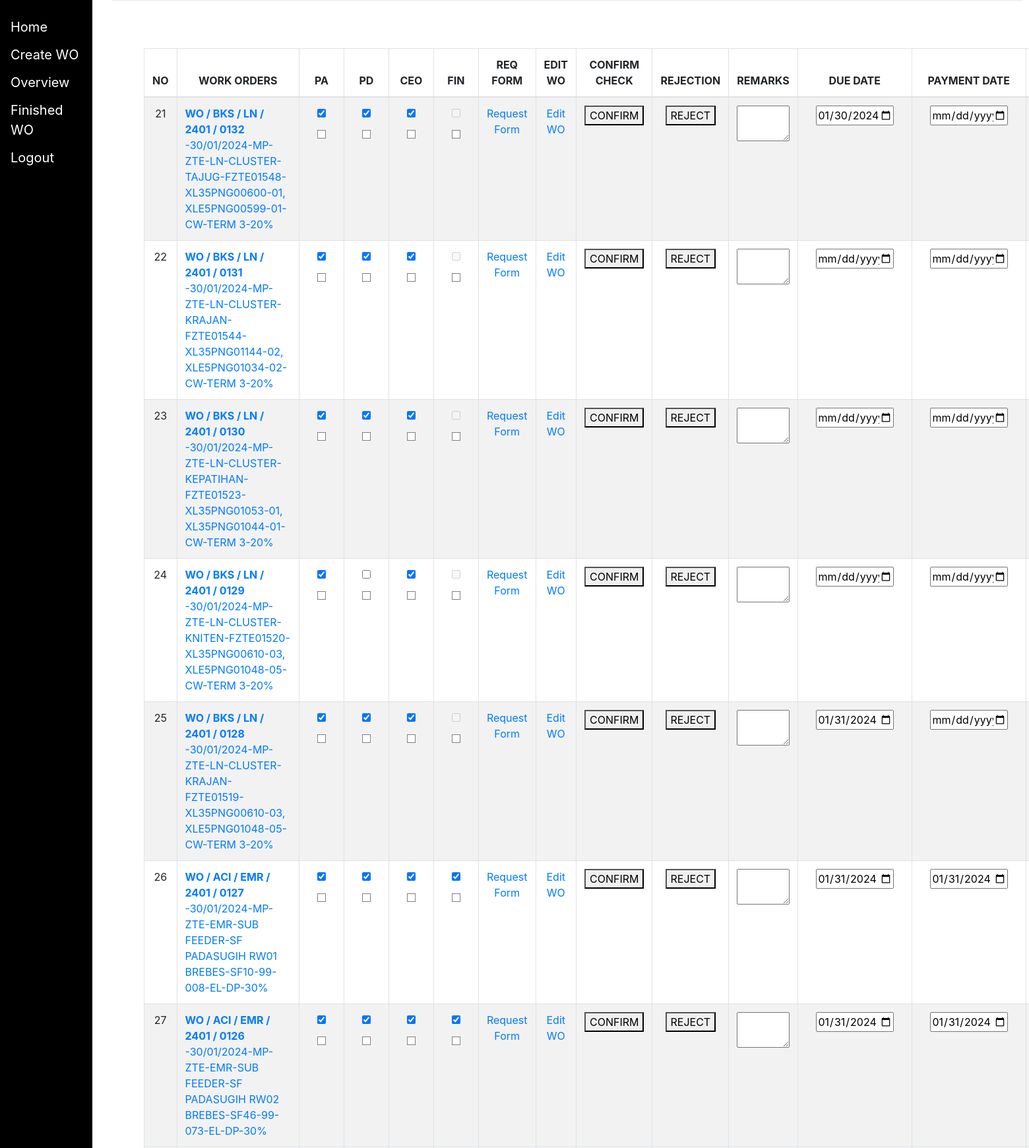
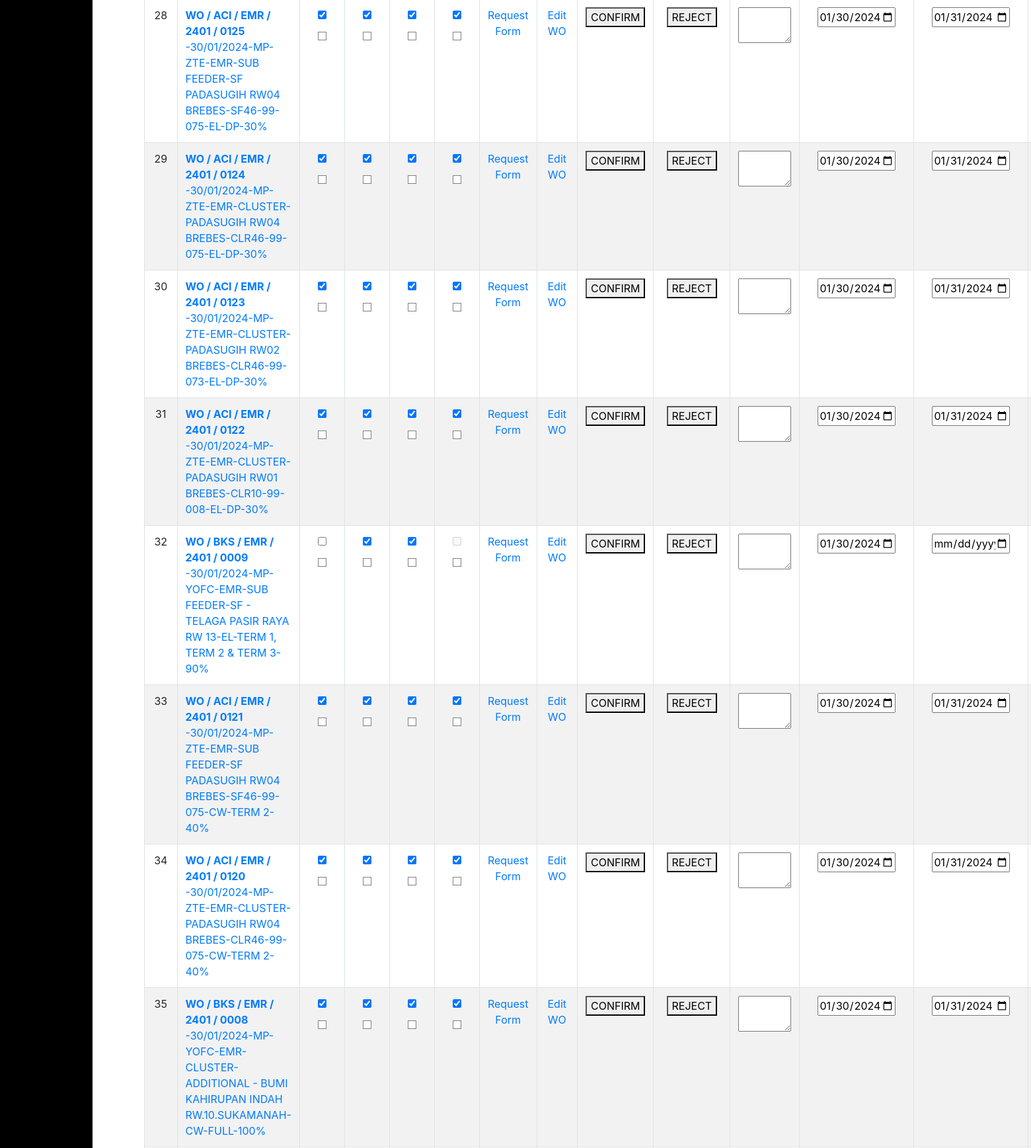
The app's page /overview/?page=2 (signed in, upper part) with its own data (2 pictures, top to bottom).
### myapp/models.py (models this page shows, shortened)
class WorkOrder(models.Model):
    company = models.CharField(blank = True, max_length = 100, default ="")
    pricing_type = models.CharField(blank = True, max_length = 100, default ="")
    otherCost = models.CharField(blank = True, max_length = 100, default ="")
    ceoCheck = models.BooleanField(default = False)
    rightHandCheck = models.BooleanField(default = False)
    personalAssistantCheck = models.BooleanField(default = False)
    financeCheck = models.BooleanField(default = False)
    ceoReject = models.BooleanField(default = False)
    rightHandReject = models.BooleanField(default = False)
    personalAssistantReject = models.BooleanField(default = False)
    financeReject = models.BooleanField(default = False)
    extendable = models.BooleanField(default = False)
    remarksOverview = models.CharField(blank = True, max_length = 100, default ="")
    wo_date = models.DateField(blank = True, default=timezone.now)
    shortdate = models.CharField(max_length=100, blank = True, default = "")
    wo_number = models.CharField(max_length=100, blank = True, default = "")
    request_by = models.CharField(max_length = 100, blank = True, default = "")
    category = models.CharField(max_length=100, blank = True, default = "")
    project = models.CharField(max_length=100, blank = True, default = "")
    bank = models.CharField(max_length=100, blank = True, default = "")
    customer = models.CharField(max_length=100, blank = True, default = "")
    account_name = models.CharField(max_length=100, blank = True, default = "")
    department = models.CharField(max_length=100, blank = True, default = "")
    account_number = models.CharField(max_length=100, blank = True, default = "")
    region = models.CharField(max_length=100, blank = True, default = "" )
    phone_number = models.CharField(max_length=100, blank = True, default = "")
    city = models.CharField(max_length=100, blank = True, default = "")
    npwp = models.CharField(max_length=100, blank = True, default = "")
    clusterName = models.CharField(max_length = 100 ,default ="", blank = True)
    siteId = models.CharField(max_length = 100,default ="", blank = True)
    type = models.CharField(max_length =100 , default ="", blank = True)
    workType = models.CharField(max_length =100 , default ="", blank = True)
    hp = models.CharField(max_length = 100,default ="", blank = True)
    odbId = models.CharField(max_length = 100,default ="", blank = True)
    suffixId = models.CharField(max_length = 100,default ="", blank = True)
    workOrder = models.ManyToManyField(ScopeOfWork, blank = True)
    grandTotalActual = models.FloatField(default = 0, blank = True)
    grandTotalBoq = models.FloatField(default = 0, blank = True)
    hpD = models.CharField(max_length = 100, default = "", blank = True, )
    amountD = models.CharField(max_length = 100, default = "", blank = True)
    unitPriceD =  models.CharField(max_length = 100, default = "", blank = True)
    remarkD =  models.CharField(max_length = 100,default ="", blank = True)
    remarks1 = models.CharField(max_length = 100,default ="", blank = True)
    remarks2 = models.CharField(max_length = 100,default ="", blank = True)
    totalAmount = models.FloatField(default = 0, blank = True)
    paymentTerm = models.CharField(max_length = 100,default ="", blank = True)
    termPercentage = models.CharField(max_length = 100,default ="", blank = True)
    termAmount = models.FloatField(default = 0, blank = True)
    termRemark = models.CharField(max_length = 100,default ="", blank = True)
    paymentTax = models.CharField(max_length = 100,default ="", blank = True)
    taxPercentage = models.CharField(max_length = 100,default ="", blank = True)
    taxAmount = models.FloatField(default = 0, blank = True)
    taxRemark = models.CharField(max_length = 100,default ="", blank = True)
    deductions = models.ManyToManyField(Deduction, blank=True)
    finalGrandTotal = models.FloatField(default = 0, blank = True)
    paymentInformation = models.ManyToManyField(Payment, blank=True)
    team_list = models.FileField(upload_to='team_list/' , blank=True, null=True)
    picture_of_team = models.FileField(upload_to='picture_of_team/' , blank=True, null=True)
    checklist_boq_actual_attachment = models.FileField(upload_to='checklist_boq_actual_attachment/' , blank=True, null=True)
    cover_acceptance_attachment = models.FileField(upload_to='cover_acceptance_attachment/' , blank=True, null=True)
    cover_opm_attachment = models.FileField(upload_to='cover_opm_attachment/' , blank=True, null=True)
    fac_certificate = models.FileField(upload_to='fac_certificate/' , blank=True, null=True)
    no_issue_agreement = models.FileField(upload_to='no_issue_agreement/' , blank=True, null=True)
    capture_approval = models.FileField(upload_to='capture_approval/' , blank=True, null=True)
    capture_drm = models.FileField(upload_to='capture_drm/' , blank=True, null=True)
    bak = models.FileField(upload_to='bak/' , blank=True, null=True)
    surat_izin =  models.CharField(max_length =100, default ="", blank = True)
    bap_open =  models.CharField(max_length =100, default ="", blank = True)
    form_survey =  models.CharField(max_length =100, default ="", blank = True)
    bap_snd =  models.CharField(max_length =100, default ="", blank = True)
    layout =  models.CharField(max_length =100, default ="", blank = True)
    invoice = models.FileField(upload_to='invoice/' , blank=True, null=True)
    scopeOfWorkCount = models.IntegerField(default = 0, blank = True)
    deductionCount = models.IntegerField(default = 0, blank = True)
    paymentCount = models.IntegerField(default = 0, blank = True)
    proofOfPayment = models.FileField(upload_to='proof_of_payment/' , blank=True, null=True)
    paymentDate = models.DateField(blank = True, default=None , null = True)
    dueDate =  models.DateField(blank = True, default=None , null = True)
    def wo_string(self):
        wo_date_str = self.wo_date.strftime('%Y-%m-%d') if self.wo_date else ''
        category_str = self.category if self.category else ''
        project_str = self.project if self.project else ''
        customer_str = self.customer if self.customer else ''
        type_str = self.type if self.type else ''
        cluster_name_str = self.clusterName if self.clusterName else ''
        siteid_str = self.siteId if self.siteId else ''
        odbid_str = self.odbId if self.odbId else ''
        worktype_str = self.workType if self.workType else ''
        suffixid_str = self.suffixId if self.suffixId else ''
        payment_term_str = self.paymentTerm if self.paymentTerm else ''
        term_percentage_str = str(self.termPercentage) if self.termPercentage else ''
        shortdate_str = self.shortdate if self.shortdate else ''
        wo_number_str = str(self.wo_number) if self.wo_number else ''
        company_str = self.company.upper() if self.company else ''
        project_str = self.project if self.project else ''
        other_cost_str = self.otherCost if self.otherCost else ''
        wo_num = f" <strong>WO / {company_str} / {project_str} / {shortdate_str} / {wo_number_str} </strong>"
        parts = [wo_num, convertDate(wo_date_str),category_str ,other_cost_str,customer_str,project_str ,type_str,cluster_name_str,siteid_str,odbid_str,suffixid_str,worktype_str , payment_term_str, term_percentage_str]
        returnString = '-'.join(part for part in parts if part)
        return returnString

### myapp/views.py (the view, shortened to what this page needs)
# urls.py: path("overview/", views.overview, name='overview'),
@login_required
def overview(request):
    work_order_list = WorkOrder.objects.filter(
        Q(ceoCheck=False) |
        Q(rightHandCheck=False) |
        Q(personalAssistantCheck=False) |
        Q(financeCheck=False) |
        Q(proofOfPayment = '')
    ).order_by('-id')
    paginator = Paginator(work_order_list, 20)
    page_number = request.GET.get('page')
    page_obj = paginator.get_page(page_number)
    current_page = int(page_number) if page_number else 1
    starting_index = (current_page - 1) * 20
    context = {
        'page_obj': page_obj,
        'is_ceo': request.user.groups.filter(name='CEO').exists(),
        'is_rightHand': request.user.groups.filter(name='rightHand').exists(),
        'is_pa': request.user.groups.filter(name='Personal Assistant').exists(),
        'is_finance': request.user.groups.filter(name='Finance').exists(),
        'starting_index' : starting_index,
    }
    return render(request, 'overview.html', context)

### myapp/models.py (called while the page is built)
def convertDate(date_str):
    try:
        date_obj = datetime.strptime(date_str, "%Y-%m-%d")
        return date_obj.strftime("%d/%m/%Y")
    except ValueError:
        return "Invalid date format"

### myapp/templates/overview.html (shortened to what this page needs)
{% extends 'base.html' %}
{% block content %}
  {% if user.is_authenticated %}
        <div class="col-lg-14 mx-auto">
            <div class="card-body p-5 bg-white rounded">
              <div >
                  <table id="example"class="table table-striped table-bordered">
                    <thead>
                      <tr>
                        <th>NO</th>
                        <th>WORK ORDERS</th>
                        <th>PA</th>
                        <th>PD</th>
                        <th>CEO</th>
                        <th>FIN</th>
                        <th>REQ FORM</th>
                        <th>EDIT WO</th>
                        <th>CONFIRM CHECK</th>
                        <th>REJECTION</th>
                        <th>REMARKS</th>
                        <th>DUE DATE</th>
                        <th>PAYMENT DATE</th>
                        <th>PROOF OF PAYMENT</th>
                      </tr>
                    </thead>
                    <tbody>
                      {% for order in page_obj %}
                      <form method = "post" enctype="multipart/form-data">
                        <tr>
                          <td>
                            {{ forloop.counter|add:starting_index }}
                           </td>
                          <td>
                            <a href="{% url 'view_wo' order.id order.category order.company order.project%}">{{ order.wo_string | safe }}</a>
                          </td>
                          <td>
                            <label class="container">
                              <input type="checkbox" {%if is_pa%}name="paCheck"{%endif%} {% if order.personalAssistantCheck %}checked="checked"{% endif %} {% if not is_pa %}disabled{% endif %}>
                            </label>
                            <label class="custom-checkbox">
                              <span class="checkmark"></span>
                            </label>
                          </td>
                          <td>
                            <label class="container">
                              <input type="checkbox" {%if is_rightHand%}name="rightHandCheck"{%endif%}{% if order.rightHandCheck %}checked="checked"{% endif %} {% if not is_rightHand %}disabled{% endif %}>
                            </label>
                              <label class="custom-checkbox">
                                <span class="checkmark">
                                </span>
                            </label>
                          </td>
                          <td>
                            <label class="container">
                              <input type="checkbox" {%if is_ceo%}name="ceoCheck"{%endif%}{% if order.ceoCheck %}checked="checked"{% endif %} {% if not is_ceo %}disabled{% endif %}>
                            </label>
                            <label class="custom-checkbox">
                              <span class="checkmark"></span>
                            </label>
                          </td>
                          <td>
                            <label class="container">
                              <input type="checkbox"
                              {% if is_finance and order.ceoCheck and order.rightHandCheck and order.personalAssistantCheck  %}name="financeCheck" {% endif %}
                              {% if order.financeCheck %}checked="checked"{% endif %}
                              {% if not is_finance or not order.ceoCheck or not order.rightHandCheck or not order.personalAssistantCheck or not order.paymentDate %}disabled{% endif %}>
                            </label>
                            <label class="custom-checkbox">
                              <span class="checkmark"></span>
                            </label>
                            </td>
                          <td>
                            <a href="{% url 'request_form' order.id order.category order.company order.project %}">Request Form</a>
                          </td>
                          <td>
                            <a href="{% url 'edit_wo' order.id order.category order.project%}">Edit WO</a>
                          </td>
                          <td>
                            <button type="submit" name="action" value="confirm"> CONFIRM </button>
                          </td>
                          <td>
                            <button type="submit" name="action" value="reject"> REJECT </button>
                          </td>
                          <td>
                            {% if is_pa or is_rightHand or is_ceo or is_finance %}
                              <textarea name="remarksOverview" style="width: 100%;">{{ order.remarksOverview }}</textarea>
                            {% else %}
                              <textarea name="remarksOverview" disabled style="width: 100%;">{{ order.remarksOverview }}</textarea>
                            {% endif %}
                          </td>
                          <td>
                            <input style="width: 80%;" type ="date" id ="dueDate" name ="dueDate" value ="{{order.dueDate |date:'Y-m-d'}}">
                           </td>
                          <td>
                            <input style="width: 80%;" type ="date" id ="paymentDate" name ="paymentDate" value ="{{order.paymentDate |date:'Y-m-d'}}">
                           </td>
                           <td>
                           </td>
                        </tr>
                      </form>
                       {% endfor %}
                    </tbody>
                </table>
      </div>
    </div>
  {% else %}
    {% with 'login' as login_url %}
      {% load static %}
      {% load i18n %}
      {% load tz %}
    {% endwith %}
  {% endif %}
{% endblock %}

### myapp/templates/overview.html (style rules this page uses)
.custom-checkbox { display: inline-block; cursor: pointer; }
.custom-checkbox .checkmark { display: inline-block; width: 13px; height: 13px; background: #fff; border: 1px solid grey; position: relative; transition: background 0.3s, border-color 0.3s; }
#example th { text-align: center; }
#example td:nth-child(1) { text-align: center; width: 4%; }
#example td:nth-child(2) { text-align: left; width: 15%; }
#example td:nth-child(3) { text-align: center; width: 2%; }
#example td:nth-child(4) { text-align: center; width: 2%; }
#example td:nth-child(5) { text-align: center; width: 2%; }
#example td:nth-child(6) { text-align: center; width: 5%; }
#example td:nth-child(7) { text-align: center; width: 8%; }
#example td:nth-child(8) { text-align: center; width: 5%; }
#example td:nth-child(9) { text-align: center; width: 5%; }
#example td:nth-child(10) { text-align: center; width: 5%; }
#example td:nth-child(11) { text-align: center; width: 100%; }
#example td:nth-child(12) { text-align: center; width: 5%; }
#example td:nth-child(13) { text-align: center; width: 5%; }
#example td:nth-child(14) { text-align: center; width: 5%; }

### records on screen
WorkOrder: wo_string "WO / BKS / LN / 2401 / 0132 -30/01/2024-MP-ZTE-LN-CLUSTER- TAJUG-FZTE01548-XL35PNG00600-01, XLE5PNG00599-01-CW-TERM 3-20%", personalAssistantCheck "☑", rightHandCheck "☑", ceoCheck "☑", dueDate "01/30/2024"
WorkOrder: wo_string "WO / BKS / LN / 2401 / 0131 -30/01/2024-MP-ZTE-LN-CLUSTER-KRAJAN-FZTE01544-XL35PNG01144-02, XLE5PNG01034-02-CW-TERM 3-20%", personalAssistantCheck "☑", rightHandCheck "☑", ceoCheck "☑"
WorkOrder: wo_string "WO / BKS / LN / 2401 / 0130 -30/01/2024-MP-ZTE-LN-CLUSTER-KEPATIHAN-FZTE01523-XL35PNG01053-01, XL35PNG01044-01-CW-TERM 3-20%", personalAssistantCheck "☑", rightHandCheck "☑", ceoCheck "☑"
WorkOrder: wo_string "WO / BKS / LN / 2401 / 0129 -30/01/2024-MP-ZTE-LN-CLUSTER-KNITEN-FZTE01520-XL35PNG00610-03, XLE5PNG01048-05-CW-TERM 3-20%", personalAssistantCheck "☑", ceoCheck "☑"
WorkOrder: wo_string "WO / BKS / LN / 2401 / 0128 -30/01/2024-MP-ZTE-LN-CLUSTER-KRAJAN-FZTE01519-XL35PNG00610-03, XLE5PNG01048-05-CW-TERM 3-20%", personalAssistantCheck "☑", rightHandCheck "☑", ceoCheck "☑", dueDate "01/31/2024"
WorkOrder: wo_string "WO / ACI / EMR / 2401 / 0127 -30/01/2024-MP-ZTE-EMR-SUB FEEDER-SF PADASUGIH RW01 BREBES-SF10-99-008-EL-DP-30%", personalAssistantCheck "☑", rightHandCheck "☑", ceoCheck "☑", paymentDate "☑", dueDate "01/31/2024", paymentDate "01/31/2024"
WorkOrder: wo_string "WO / ACI / EMR / 2401 / 0126 -30/01/2024-MP-ZTE-EMR-SUB FEEDER-SF PADASUGIH RW02 BREBES-SF46-99-073-EL-DP-30%", personalAssistantCheck "☑", rightHandCheck "☑", ceoCheck "☑", paymentDate "☑", dueDate "01/31/2024", paymentDate "01/31/2024"
WorkOrder: wo_string "WO / ACI / EMR / 2401 / 0125 -30/01/2024-MP-ZTE-EMR-SUB FEEDER-SF PADASUGIH RW04 BREBES-SF46-99-075-EL-DP-30%", personalAssistantCheck "☑", rightHandCheck "☑", ceoCheck "☑", paymentDate "☑", dueDate "01/30/2024", paymentDate "01/31/2024"
WorkOrder: wo_string "WO / ACI / EMR / 2401 / 0124 -30/01/2024-MP-ZTE-EMR-CLUSTER-PADASUGIH RW04 BREBES-CLR46-99-075-EL-DP-30%", personalAssistantCheck "☑", rightHandCheck "☑", ceoCheck "☑", paymentDate "☑", dueDate "01/30/2024", paymentDate "01/31/2024"
WorkOrder: wo_string "WO / ACI / EMR / 2401 / 0123 -30/01/2024-MP-ZTE-EMR-CLUSTER-PADASUGIH RW02 BREBES-CLR46-99-073-EL-DP-30%", personalAssistantCheck "☑", rightHandCheck "☑", ceoCheck "☑", paymentDate "☑", dueDate "01/30/2024", paymentDate "01/31/2024"
WorkOrder: wo_string "WO / ACI / EMR / 2401 / 0122 -30/01/2024-MP-ZTE-EMR-CLUSTER-PADASUGIH RW01 BREBES-CLR10-99-008-EL-DP-30%", personalAssistantCheck "☑", rightHandCheck "☑", ceoCheck "☑", paymentDate "☑", dueDate "01/30/2024", paymentDate "01/31/2024"
WorkOrder: wo_string "WO / BKS / EMR / 2401 / 0009 -30/01/2024-MP-YOFC-EMR-SUB FEEDER-SF - TELAGA PASIR RAYA RW 13-EL-TERM 1, TERM 2 & TERM 3-90%", rightHandCheck "☑", ceoCheck "☑", dueDate "01/30/2024"
WorkOrder: wo_string "WO / ACI / EMR / 2401 / 0121 -30/01/2024-MP-ZTE-EMR-SUB FEEDER-SF PADASUGIH RW04 BREBES-SF46-99-075-CW-TERM 2-40%", personalAssistantCheck "☑", rightHandCheck "☑", ceoCheck "☑", paymentDate "☑", dueDate "01/30/2024", paymentDate "01/31/2024"
WorkOrder: wo_string "WO / ACI / EMR / 2401 / 0120 -30/01/2024-MP-ZTE-EMR-CLUSTER-PADASUGIH RW04 BREBES-CLR46-99-075-CW-TERM 2-40%", personalAssistantCheck "☑", rightHandCheck "☑", ceoCheck "☑", paymentDate "☑", dueDate "01/30/2024", paymentDate "01/31/2024"
WorkOrder: wo_string "WO / BKS / EMR / 2401 / 0008 -30/01/2024-MP-YOFC-EMR-CLUSTER-ADDITIONAL - BUMI KAHIRUPAN INDAH RW.10.SUKAMANAH-CW-FULL-100%", personalAssistantCheck "☑", rightHandCheck "☑", ceoCheck "☑", paymentDate "☑", dueDate "01/30/2024", paymentDate "01/31/2024"
